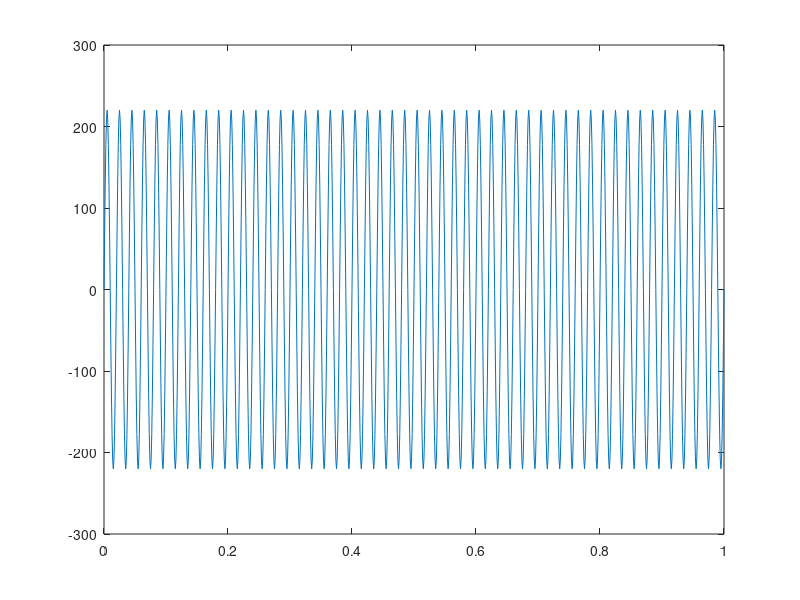

Recreate this plot in MATLAB.
clear all
clc
function f = sineplot(a,b)
t= 0:0.001:1;
f= a*sin(2*pi*b*t);
plot(t,f);
end
sineplot(1,2);
sineplot(60,110);
sineplot(220,50);
f1=@(a) a^2+5 ;
f1(3);
f2=@(b) b^2-5
f2(4)
c=f1(3)+f2(4)
